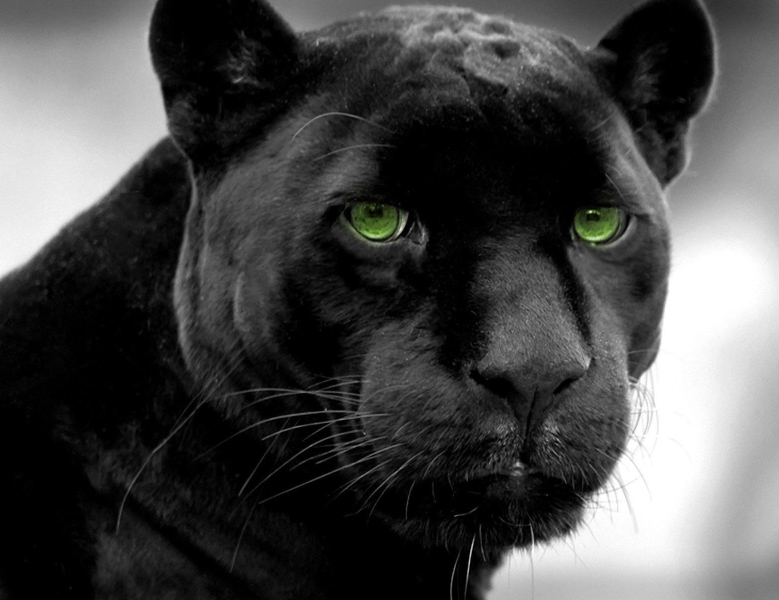
#> input picture panther.jpg, 1558 x 1200 px (shown at 1/2 size)
$ jupyter execute program.ipynb   (older library calls are emulated)
#> lines starting #> are read from the running program, lines starting #| are printed output that depends on the picture; after the words box and inside, x2 and y2 are one past the last pixel; in counts of white or black regions, pixels touching at a corner belong together; long printed decimals are rounded
[cell 1]
import cv2
import numpy as np    #import

[cell 2]
img = cv2.imread('panther.jpg', cv2.IMREAD_GRAYSCALE)
#> img: shape (1200, 1558); min 0, max 255, mean 72.3
img = cv2.resize(img, (800,615), interpolation = cv2.INTER_AREA)    #load image
#> img: shape (615, 800)

#cv2.imshow('original image', img)
#cv2.waitKey(0)
#cv2.destroyAllWindows()

[cell 3]
noise = np.zeros(img.shape, np.int16)
cv2.randn(noise, 0.0, 125.0)
gauss = cv2.add(img, noise, dtype=cv2.CV_8UC1)    #normal distribution

[cell 4]
#salt and pepper noise
def addPointNoise(img, percentage, value):
#> called with percentage = 0.05, value = 255
    noise = np.copy(img)
    n = int(img.shape[0] * img.shape[1] * percentage)    #number of 'broken detector pixels'
#> n = 24600

    for k in range(1, n):
        i = np.random.randint(0, img.shape[1])
        j = np.random.randint(0, img.shape[0])    #choosing pixel

        if img.ndim == 2:
            noise[j, i] = value

        if img.ndim == 3:
            noise[j, i] = [value, value, value]
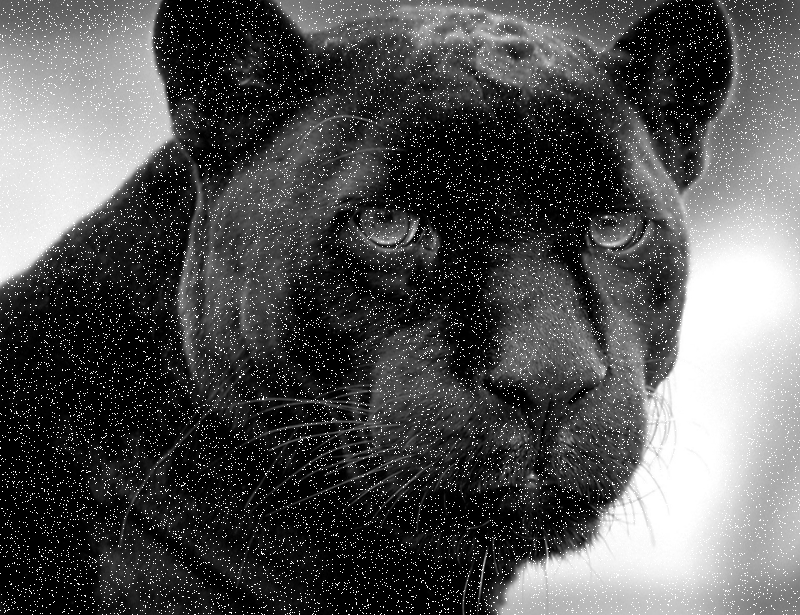
#> noise: shape (615, 800); min 0, max 255, mean 81.2

    return noise

def addSaltAndPepperNoise(img, percentage1, percentage2):
    n = addPointNoise(img, percentage1, 255)
    n2 = addPointNoise(n, percentage2, 0)
#> call 2 of addPointNoise, with percentage = 0.05, value = 0
#> after the loop in addPointNoise (call 2), `for k in range(1, n):`:
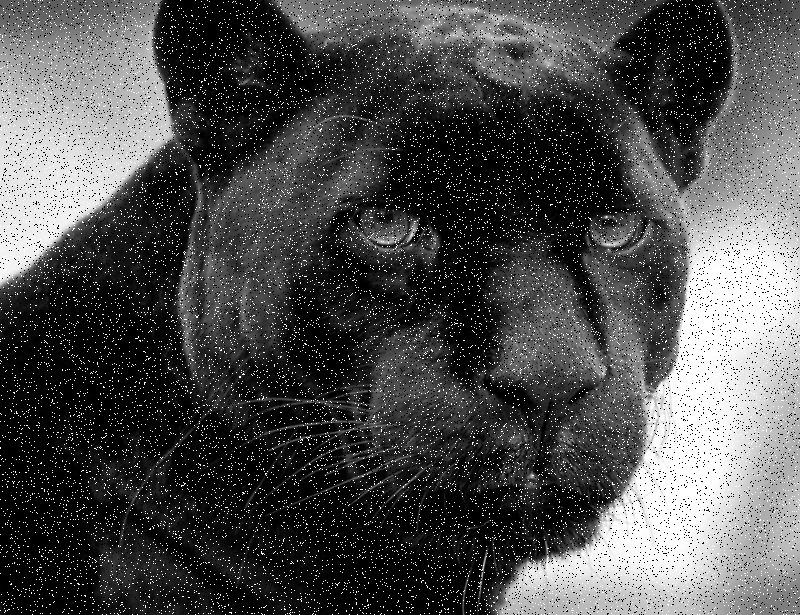
#> noise: shape (615, 800); 4.23% of pixels changed, all inside (x1, y1, x2, y2) = (0, 0, 800, 615)
    return n2

[cell 5]
#poisson noise
def sp_noise(img, prob):
#> called with prob = 1000
    noise = np.random.poisson(prob, img.shape)
    output = img + noise
    output = 255 * (output - output.min()) / (output.max() - output.min())
    output = np.array(output, dtype='u1')    #dtype important

    return output

[cell 6]
#shot, salt and pepper
sandp = addSaltAndPepperNoise(img, 0.05, 0.05)

shot = sp_noise(img, 1000)

[cell 7]
cv2.imshow('original', img)
cv2.imshow('poisson noise', shot)
cv2.imshow('salt and pepper noise', sandp)    #print images
cv2.imshow('gauss noise', gauss)

cv2.waitKey(0)     #press '0' to close all
cv2.destroyAllWindows()

#cv2.imwrite('original.png',img)
#cv2.imwrite('poisson.png',shot)
#cv2.imwrite('salt_and_p.png',sandp)    #save
#cv2.imwrite('gauss.png',gauss)

[cell 8]
#what to do with the noise

[cell 9]
# [9 lines of commented-out code are left out]


sharpen_kernel = np.array([0, -1, 0, -1, 5, -1, 0, -1, 0]).reshape((3, 3, 1))    #define matrix
sharpen_kernel = sharpen_kernel
sharpen_kernel_2 = sharpen_kernel*1.5

convolution = cv2.blur(gauss, (9, 9))
gaussconvolution = cv2.GaussianBlur(gauss, (9, 9), sigmaX=2.0, sigmaY=2.0)    #convolution
sharpened_img = cv2.filter2D(gaussconvolution, -1, sharpen_kernel)
sharpened_img_2 = cv2.filter2D(gaussconvolution, -1, sharpen_kernel_2)
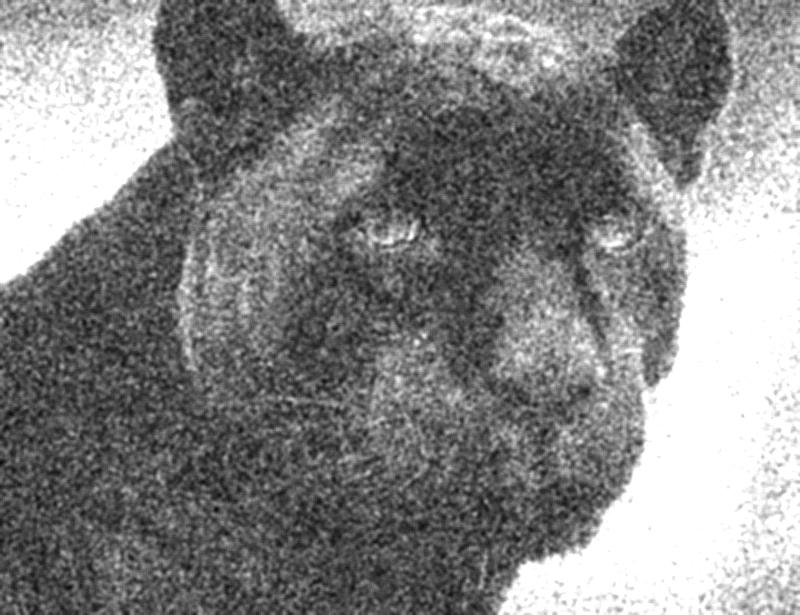
#> sharpened_img_2: shape (615, 800); min 8, max 255, mean 133.6


cv2.imshow('noisy image', gauss)
#cv2.imshow('blur convolution', convolution)
cv2.imshow('gauss convolution', gaussconvolution)    #print
#cv2.imshow('gauss sharpened', sharpened_img)
cv2.imshow('gauss sharpened_2', sharpened_img_2)

cv2.waitKey(0)
cv2.destroyAllWindows()

#cv2.imwrite('noisy_image.png',gauss)
#cv2.imwrite('gauss_sharpened.png',sharpened_img_2)    #save

[cell 10]
#edge detection

[cell 11]
MAGN_THRESH_PERCENT = 0.2

#img = cv2.imread('panther.jpg', cv2.IMREAD_GRAYSCALE)    #load image
#img = cv2.resize(img, (800,615), interpolation = cv2.INTER_AREA)

def display_image(window, image):
    disp = cv2.normalize(image, None, 0, 255, norm_type=cv2.NORM_MINMAX, dtype=cv2.CV_8UC1)    #normalize and show image
    cv2.imshow(window, disp)


ksize = 3 #convolution size

Ix = cv2.Sobel(img, cv2.CV_32FC1, 1, 0, None, ksize)    #approximation of the partial derivate in the x direction
display_image('Ix', Ix)

Iy = cv2.Sobel(img, cv2.CV_32FC1, 0, 1, None, ksize)    #y direction
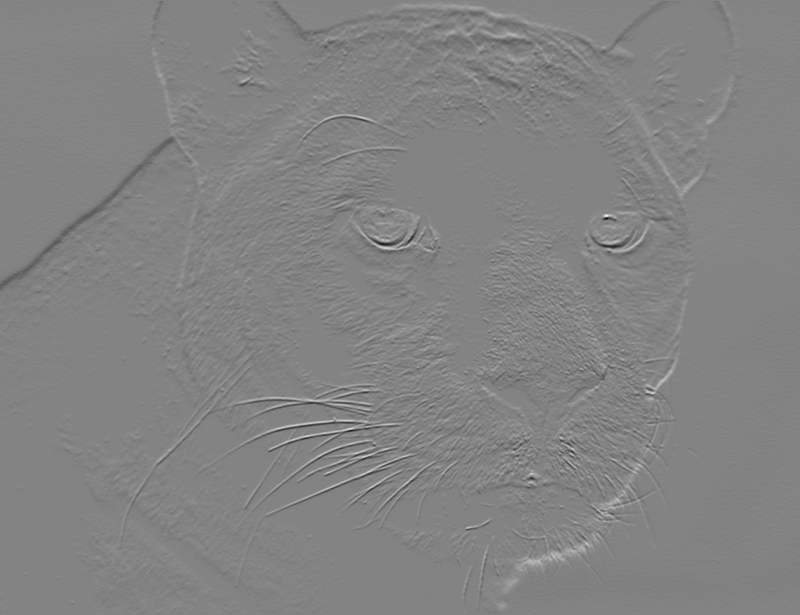
#> Iy: shape (615, 800) float32; min -675, max 636, mean 0; drawn with min black and max white
display_image('Iy', Iy)

Imagn = cv2.magnitude(Ix, Iy)
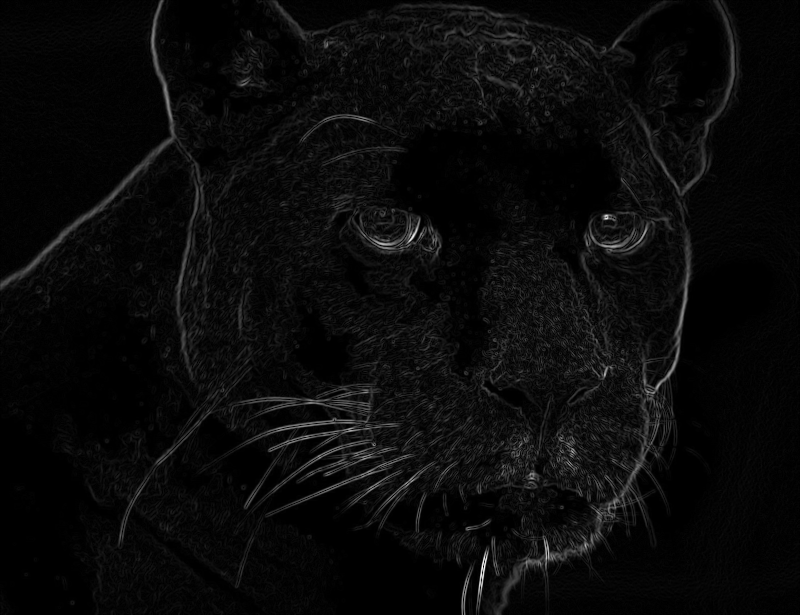
#> Imagn: shape (615, 800) float32; min 0, max 741.1, mean 30.3; drawn with min black and max white
display_image('Gradient magnitude', Imagn)    #detected edges

magn_th = np.amax(Imagn) * MAGN_THRESH_PERCENT
#> magn_th = 148.2
print('magn_th =', magn_th)
#| magn_th = 148.211
_, ImagnTh = cv2.threshold(Imagn, magn_th, 1.0, cv2.THRESH_BINARY)    #treshold for true edges
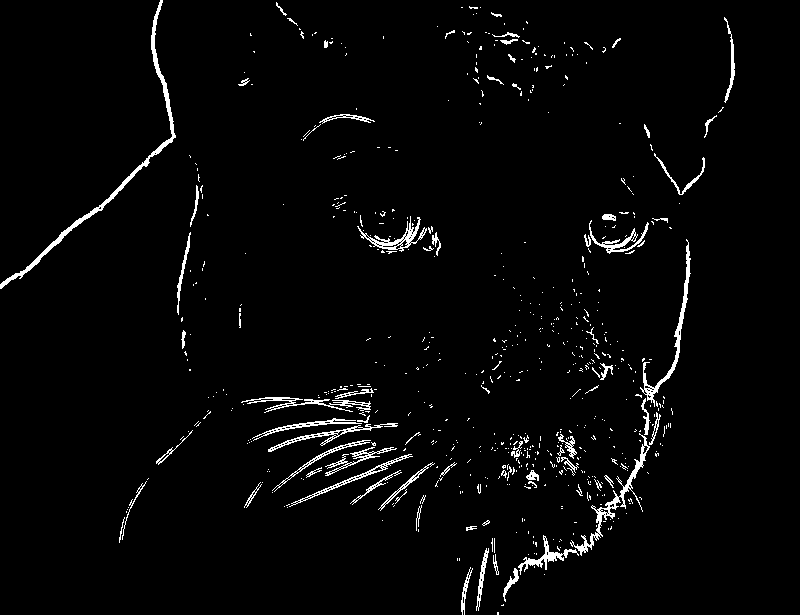
#> ImagnTh: shape (615, 800) float32; values 0 (black) and 1 (white), 2.7% white in thin lines or dots
ImagnTh = np.array(ImagnTh, dtype='u1')    #dtype for image saving
display_image('Thresholded gradient magnitude', ImagnTh)
#> in display_image (call 4), `disp = cv2.normalize(image, None, 0, 255, norm_type=cv2.NORM_MINMAX, d..`: disp: shape (615, 800); 2.7% white in thin lines or dots

cv2.waitKey(0)
cv2.destroyAllWindows()

#cv2.imwrite('Ix.png',Ix)
#cv2.imwrite('Iy.png',Iy)
#cv2.imwrite('magnitude.png',Imagn)

[cell 12]
#img = cv2.imread('panther.jpg', cv2.IMREAD_GRAYSCALE)    #load image
#img = cv2.resize(img, (800,615), interpolation = cv2.INTER_AREA)

blurred = cv2.GaussianBlur(img, (7, 7), 1.5)
LoG = cv2.Laplacian(blurred, cv2.CV_16S, ksize=3)    #one mask (LoG)
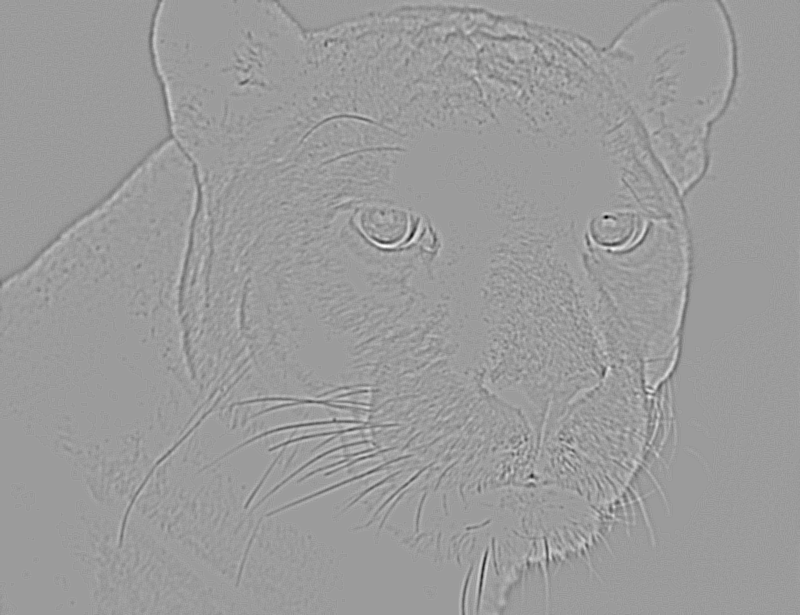
#> LoG: shape (615, 800) int16; min -150, max 96, mean 0; drawn with min black and max white

minLoG = cv2.morphologyEx(LoG, cv2.MORPH_ERODE, np.ones((3, 3)))
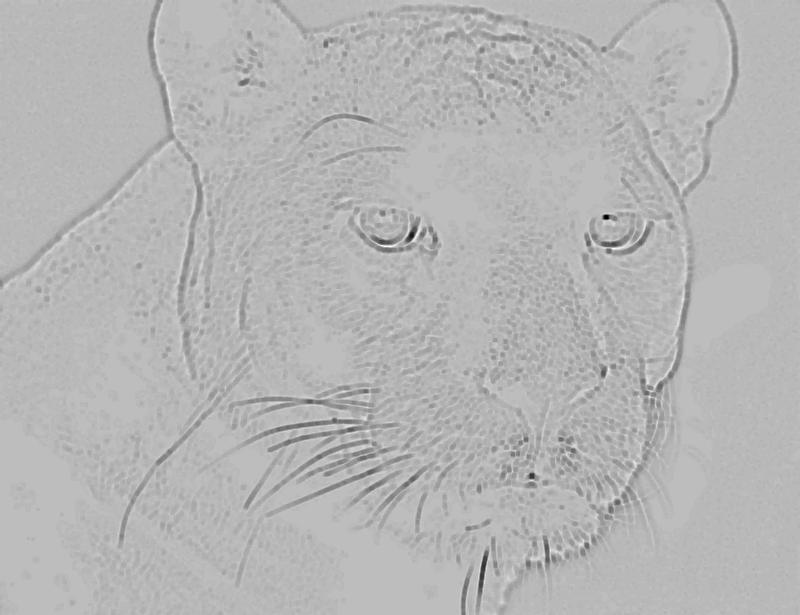
#> minLoG: shape (615, 800) int16; min -150, max 52, mean -6; drawn with min black and max white
maxLoG = cv2.morphologyEx(LoG, cv2.MORPH_DILATE, np.ones((3, 3)))    #zero translation approximation
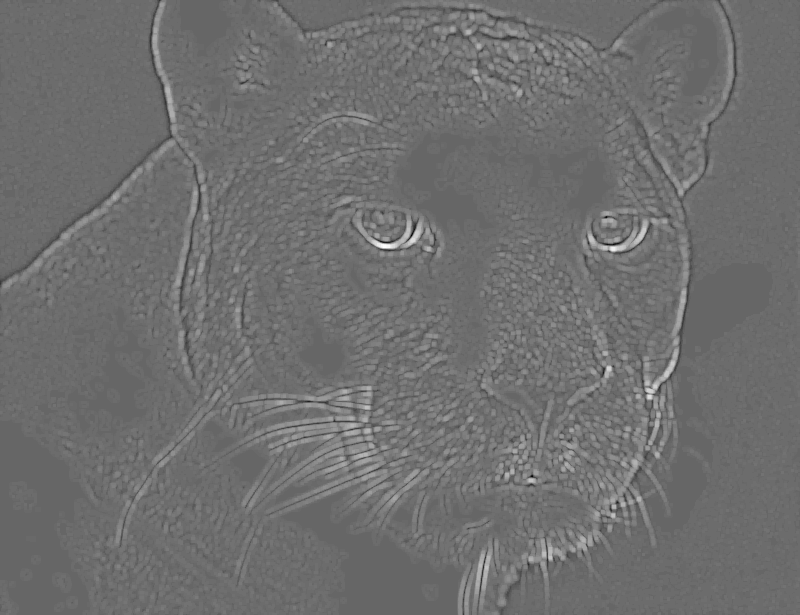
#> maxLoG: shape (615, 800) int16; min -64, max 96, mean 5.9; drawn with min black and max white

zero_cross = np.logical_and(minLoG < -10, maxLoG > 10)    #true edge condition
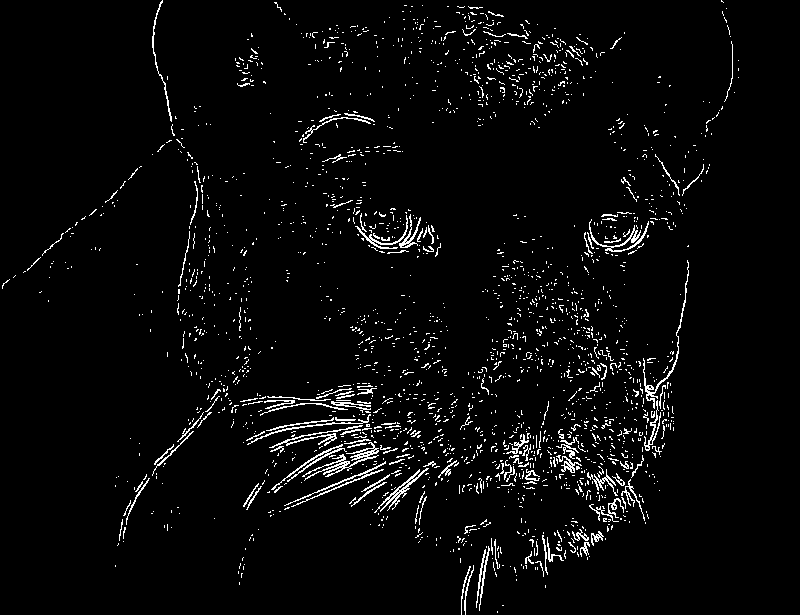
#> zero_cross: shape (615, 800) bool; 3.6% white in thin lines or dots
zero_cross_im = np.zeros(zero_cross.shape, np.uint8)
zero_cross_im[zero_cross] = 255
cv2.imshow('zero_cross_im', zero_cross_im)

cv2.waitKey(0)
cv2.destroyAllWindows()
